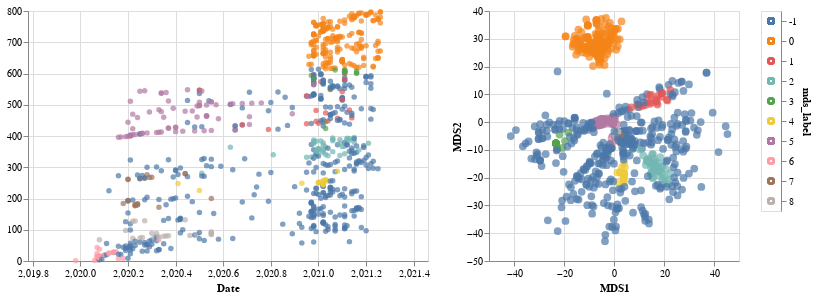

Source (notebook cell):
### Markdown cell above
# HDBSCAN output:

### Code cell
list_of_chart = linking_tree_with_plots_clickable(merged_mds_df,['mds1','mds2'],["MDS1", "MDS2"], 'mds_label:N', ["mds_label"], ['strain','clade_membership'])
list_of_chart[0]|list_of_chart[1]|list_of_chart[2]

### Figure 1 — Vega-Lite specification as saved in the notebook (floating-point values rounded to 4 significant figures; data arrays with more than 128 entries replaced by an {"elided": "..."} marker saying what was removed)
{"config": {"view": {"continuousWidth": 400, "continuousHeight": 300}}, "hconcat": [{"mark": "circle", "encoding": {"color": {"condition": {"type": "nominal", "field": "mds_label", "legend": null, "selection": "selector008"}, "value": "lightgray"}, "tooltip": [{"type": "nominal", "field": "strain"}, {"type": "nominal", "field": "clade_membership"}], "x": {"type": "quantitative", "field": "date", "scale": {"domain": [2020.0, 2021.0]}, "title": "Date"}, "y": {"type": "quantitative", "field": "y", "title": ""}}, "height": 250, "selection": {"selector008": {"type": "multi", "fields": ["mds_label"]}}, "width": 400}, {"mark": {"type": "circle", "size": 60}, "encoding": {"color": {"condition": {"type": "nominal", "field": "mds_label", "legend": null, "selection": "selector008"}, "value": "lightgray"}, "tooltip": [{"type": "nominal", "field": "strain"}, {"type": "nominal", "field": "clade_membership"}], "x": {"type": "quantitative", "field": "mds1", "title": "MDS1"}, "y": {"type": "quantitative", "field": "mds2", "title": "MDS2"}}, "height": 250, "selection": {"selector008": {"type": "multi", "fields": ["mds_label"]}}, "width": 250}, {"mark": "point", "encoding": {"color": {"type": "nominal", "field": "mds_label"}, "y": {"type": "nominal", "axis": {"orient": "right"}, "field": "mds_label"}}, "selection": {"selector008": {"type": "multi", "fields": ["mds_label"]}}}], "data": {"name": "data-b6b9f72f36eeef26ec3d5527efa0a2c0"}, "$schema": "https://vega.github.io/schema/vega-lite/v4.8.1.json", "datasets": {"data-b6b9f72f36eeef26ec3d5527efa0a2c0": {"elided": "798 records"}}}
